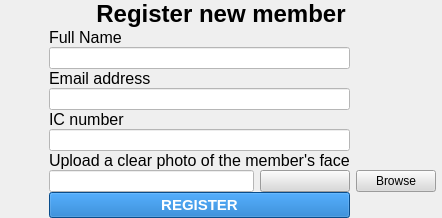
     <widget class="QWidget" name="addMember">
      <layout class="QGridLayout" name="gridLayout_4">
       <property name="leftMargin">
        <number>0</number>
       </property>
       <property name="topMargin">
        <number>0</number>
       </property>
       <property name="rightMargin">
        <number>0</number>
       </property>
       <property name="bottomMargin">
        <number>0</number>
       </property>
       <property name="horizontalSpacing">
        <number>6</number>
       </property>
       <property name="verticalSpacing">
        <number>0</number>
       </property>
       <item row="0" column="0" colspan="7">
        <widget class="QFrame" name="frame_13">
         <property name="maximumSize">
          <size>
           <width>16777215</width>
           <height>80</height>
          </size>
         </property>
         <property name="frameShape">
          <enum>QFrame::StyledPanel</enum>
         </property>
         <property name="frameShadow">
          <enum>QFrame::Raised</enum>
         </property>
        </widget>
       </item>
       <item row="10" column="2" colspan="3">
        <widget class="QFrame" name="frame_17">
         <property name="maximumSize">
          <size>
           <width>16777215</width>
           <height>10</height>
          </size>
         </property>
         <property name="frameShape">
          <enum>QFrame::StyledPanel</enum>
         </property>
         <property name="frameShadow">
          <enum>QFrame::Raised</enum>
         </property>
        </widget>
       </item>
       <item row="12" column="0" colspan="7">
        <widget class="QFrame" name="frame_14">
         <property name="maximumSize">
          <size>
           <width>16777215</width>
           <height>80</height>
          </size>
         </property>
         <property name="frameShape">
          <enum>QFrame::StyledPanel</enum>
         </property>
         <property name="frameShadow">
          <enum>QFrame::Raised</enum>
         </property>
        </widget>
       </item>
       <item row="1" column="0" rowspan="11">
        <widget class="QFrame" name="frame_15">
         <property name="frameShape">
          <enum>QFrame::StyledPanel</enum>
         </property>
         <property name="frameShadow">
          <enum>QFrame::Raised</enum>
         </property>
        </widget>
       </item>
       <item row="1" column="6" rowspan="11">
        <widget class="QFrame" name="frame_16">
         <property name="frameShape">
          <enum>QFrame::StyledPanel</enum>
         </property>
         <property name="frameShadow">
          <enum>QFrame::Raised</enum>
         </property>
        </widget>
       </item>
       <item row="1" column="1" colspan="5" alignment="Qt::AlignHCenter">
        <widget class="QLabel" name="label_13">
         <property name="sizePolicy">
          <sizepolicy hsizetype="Fixed" vsizetype="Fixed">
           <horstretch>0</horstretch>
           <verstretch>0</verstretch>
          </sizepolicy>
         </property>
         <property name="maximumSize">
          <size>
           <width>16777215</width>
           <height>50</height>
          </size>
         </property>
         <property name="sizeIncrement">
          <size>
           <width>0</width>
           <height>0</height>
          </size>
         </property>
         <property name="styleSheet">
          <string notr="true"/>
         </property>
         <property name="text">
          <string>&lt;html&gt;&lt;head/&gt;&lt;body&gt;&lt;p&gt;&lt;span style=&quot; font-size:18pt; font-weight:600;&quot;&gt;Register new member&lt;/span&gt;&lt;/p&gt;&lt;/body&gt;&lt;/html&gt;</string>
         </property>
         <property name="textFormat">
          <enum>Qt::AutoText</enum>
         </property>
         <property name="alignment">
          <set>Qt::AlignCenter</set>
         </property>
        </widget>
       </item>
       <item row="7" column="2" colspan="3">
        <widget class="QLineEdit" name="input_ICNum_reg">
         <property name="minimumSize">
          <size>
           <width>0</width>
           <height>0</height>
          </size>
         </property>
         <property name="maximumSize">
          <size>
           <width>328</width>
           <height>30</height>
          </size>
         </property>
         <property name="styleSheet">
          <string notr="true">background-color: rgb(255, 255, 255)</string>
         </property>
         <property name="text">
          <string/>
         </property>
        </widget>
       </item>
       <item row="9" column="4">
        <widget class="QPushButton" name="btn_cam">
         <property name="maximumSize">
          <size>
           <width>90</width>
           <height>35</height>
          </size>
         </property>
         <property name="cursor">
          <cursorShape>PointingHandCursor</cursorShape>
         </property>
         <property name="styleSheet">
          <string notr="true">background-color: rgba(217,217,217,255)</string>
         </property>
         <property name="text">
          <string/>
         </property>
         <property name="icon">
          <iconset resource="../resources.qrc">
           <normaloff>:/icons/camera.svg</normaloff>:/icons/camera.svg</iconset>
         </property>
        </widget>
       </item>
       <item row="6" column="2" colspan="3">
        <widget class="QLabel" name="label_5">
         <property name="maximumSize">
          <size>
           <width>16777215</width>
           <height>30</height>
          </size>
         </property>
         <property name="text">
          <string>&lt;html&gt;&lt;head/&gt;&lt;body&gt;&lt;p&gt;&lt;span style=&quot; font-size:12pt;&quot;&gt;IC number&lt;/span&gt;&lt;/p&gt;&lt;/body&gt;&lt;/html&gt;</string>
         </property>
        </widget>
       </item>
       <item row="2" column="2" colspan="2">
        <widget class="QLabel" name="label_3">
         <property name="maximumSize">
          <size>
           <width>16777215</width>
           <height>30</height>
          </size>
         </property>
         <property name="text">
          <string>&lt;html&gt;&lt;head/&gt;&lt;body&gt;&lt;p&gt;&lt;span style=&quot; font-size:12pt;&quot;&gt;Full Name&lt;/span&gt;&lt;/p&gt;&lt;/body&gt;&lt;/html&gt;</string>
         </property>
        </widget>
       </item>
       <item row="3" column="2" colspan="3">
        <widget class="QLineEdit" name="input_fullName_reg">
         <property name="minimumSize">
          <size>
           <width>0</width>
           <height>0</height>
          </size>
         </property>
         <property name="maximumSize">
          <size>
           <width>328</width>
           <height>30</height>
          </size>
         </property>
         <property name="styleSheet">
          <string notr="true">background-color: rgb(255, 255, 255)</string>
         </property>
         <property name="text">
          <string/>
         </property>
        </widget>
       </item>
       <item row="9" column="2" colspan="2">
        <widget class="QLineEdit" name="input_fileName">
         <property name="maximumSize">
          <size>
           <width>232</width>
           <height>30</height>
          </size>
         </property>
         <property name="styleSheet">
          <string notr="true">background-color: rgb(255, 255, 255)</string>
         </property>
         <property name="readOnly">
          <bool>true</bool>
         </property>
        </widget>
       </item>
       <item row="4" column="2" colspan="2">
        <widget class="QLabel" name="label_4">
         <property name="maximumSize">
          <size>
           <width>16777215</width>
           <height>30</height>
          </size>
         </property>
         <property name="text">
          <string>&lt;html&gt;&lt;head/&gt;&lt;body&gt;&lt;p&gt;&lt;span style=&quot; font-size:12pt;&quot;&gt;Email address&lt;/span&gt;&lt;/p&gt;&lt;/body&gt;&lt;/html&gt;</string>
         </property>
        </widget>
       </item>
       <item row="9" column="5">
        <widget class="QPushButton" name="btn_browse">
         <property name="maximumSize">
          <size>
           <width>90</width>
           <height>35</height>
          </size>
         </property>
         <property name="cursor">
          <cursorShape>PointingHandCursor</cursorShape>
         </property>
         <property name="styleSheet">
          <string notr="true">background-color: rgba(217,217,217,255)</string>
         </property>
         <property name="text">
          <string>Browse</string>
         </property>
        </widget>
       </item>
       <item row="11" column="2" colspan="3">
        <widget class="QPushButton" name="btn_registerMem">
         <property name="maximumSize">
          <size>
           <width>328</width>
           <height>35</height>
          </size>
         </property>
         <property name="sizeIncrement">
          <size>
           <width>0</width>
           <height>35</height>
          </size>
         </property>
         <property name="font">
          <font>
           <pointsize>11</pointsize>
           <weight>75</weight>
           <bold>true</bold>
          </font>
         </property>
         <property name="cursor">
          <cursorShape>PointingHandCursor</cursorShape>
         </property>
         <property name="styleSheet">
          <string notr="true">background-color: rgba(11,107,194,255);
color: rgb(255, 255, 255)</string>
         </property>
         <property name="text">
          <string>REGISTER</string>
         </property>
        </widget>
       </item>
       <item row="8" column="2" colspan="3">
        <widget class="QLabel" name="label">
         <property name="maximumSize">
          <size>
           <width>16777215</width>
           <height>30</height>
          </size>
         </property>
         <property name="text">
          <string>&lt;html&gt;&lt;head/&gt;&lt;body&gt;&lt;p&gt;&lt;span style=&quot; font-size:12pt;&quot;&gt;Upload a clear photo of the member's face&lt;/span&gt;&lt;/p&gt;&lt;/body&gt;&lt;/html&gt;</string>
         </property>
        </widget>
       </item>
       <item row="5" column="2" colspan="3">
        <widget class="QLineEdit" name="input_email_reg">
         <property name="minimumSize">
          <size>
           <width>0</width>
           <height>0</height>
          </size>
         </property>
         <property name="maximumSize">
          <size>
           <width>328</width>
           <height>30</height>
          </size>
         </property>
         <property name="styleSheet">
          <string notr="true">background-color: rgb(255, 255, 255)</string>
         </property>
         <property name="text">
          <string/>
         </property>
        </widget>
       </item>
      </layout>
     </widget>
